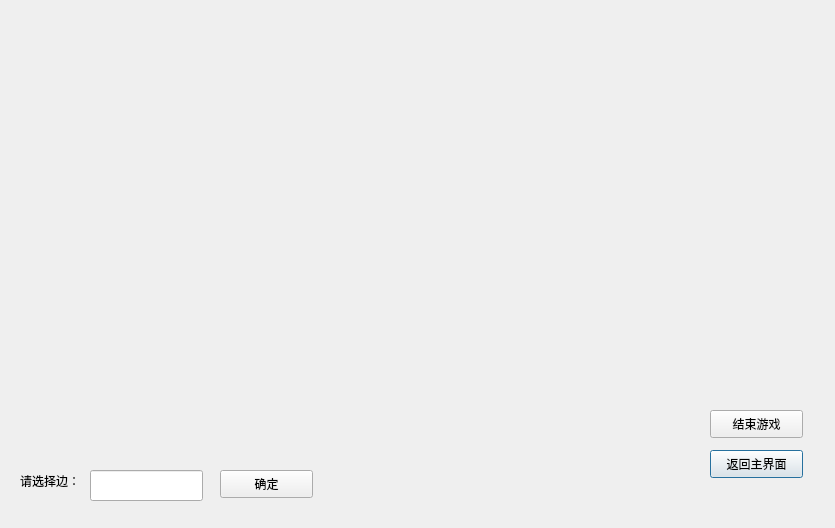
<?xml version="1.0" encoding="UTF-8"?>
<ui version="4.0">
 <class>Dialog</class>
 <widget class="QDialog" name="Dialog">
  <property name="geometry">
   <rect>
    <x>0</x>
    <y>0</y>
    <width>835</width>
    <height>528</height>
   </rect>
  </property>
  <property name="windowTitle">
   <string>Dialog</string>
  </property>
  <widget class="QPushButton" name="back">
   <property name="geometry">
    <rect>
     <x>710</x>
     <y>450</y>
     <width>93</width>
     <height>28</height>
    </rect>
   </property>
   <property name="text">
    <string>返回主界面</string>
   </property>
  </widget>
  <widget class="QPushButton" name="end">
   <property name="geometry">
    <rect>
     <x>710</x>
     <y>410</y>
     <width>93</width>
     <height>28</height>
    </rect>
   </property>
   <property name="text">
    <string>结束游戏</string>
   </property>
  </widget>
  <widget class="QLineEdit" name="currentEdge">
   <property name="geometry">
    <rect>
     <x>90</x>
     <y>470</y>
     <width>113</width>
     <height>31</height>
    </rect>
   </property>
  </widget>
  <widget class="QLabel" name="label">
   <property name="geometry">
    <rect>
     <x>20</x>
     <y>470</y>
     <width>71</width>
     <height>21</height>
    </rect>
   </property>
   <property name="text">
    <string>请选择边：</string>
   </property>
  </widget>
  <widget class="QPushButton" name="sumbit">
   <property name="geometry">
    <rect>
     <x>220</x>
     <y>470</y>
     <width>93</width>
     <height>28</height>
    </rect>
   </property>
   <property name="text">
    <string>确定</string>
   </property>
  </widget>
 </widget>
 <resources/>
 <connections/>
</ui>
